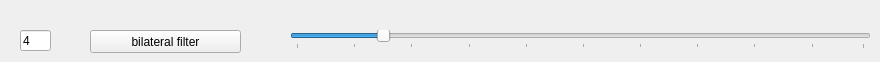
     <widget class="QWidget" name="tab_12">
      <attribute name="title">
       <string>Bilateral Filtering</string>
      </attribute>
      <widget class="QSlider" name="hSlider_bilateral">
       <property name="geometry">
        <rect>
         <x>290</x>
         <y>30</y>
         <width>581</width>
         <height>19</height>
        </rect>
       </property>
       <property name="focusPolicy">
        <enum>Qt::TabFocus</enum>
       </property>
       <property name="accessibleDescription">
        <string/>
       </property>
       <property name="minimum">
        <number>0</number>
       </property>
       <property name="maximum">
        <number>99</number>
       </property>
       <property name="pageStep">
        <number>10</number>
       </property>
       <property name="value">
        <number>15</number>
       </property>
       <property name="sliderPosition">
        <number>15</number>
       </property>
       <property name="orientation">
        <enum>Qt::Horizontal</enum>
       </property>
       <property name="tickPosition">
        <enum>QSlider::TicksBelow</enum>
       </property>
       <property name="tickInterval">
        <number>10</number>
       </property>
      </widget>
      <widget class="QPushButton" name="bilateralButton">
       <property name="geometry">
        <rect>
         <x>90</x>
         <y>30</y>
         <width>151</width>
         <height>23</height>
        </rect>
       </property>
       <property name="text">
        <string>bilateral filter</string>
       </property>
      </widget>
      <widget class="QLineEdit" name="bilateralBox">
       <property name="geometry">
        <rect>
         <x>20</x>
         <y>30</y>
         <width>31</width>
         <height>21</height>
        </rect>
       </property>
       <property name="text">
        <string>4</string>
       </property>
      </widget>
     </widget>
